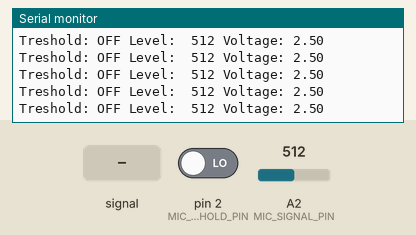
A sketch run on a simulated Arduino Uno, built with avr-gcc and run on an emulated ATmega328P. On the bench: the last lines printed to the serial monitor. The inputs (shaded band) are chosen by the test bench; at power-on: A2 (MIC_SIGNAL_PIN) = 512, pin 2 (MIC_THRESHOLD_PIN) LOW.

Above: at 1.2 s.
1.3 s: A2 (MIC_SIGNAL_PIN) fed a 200 Hz sine of ±460 counts around its level
At 2.0 s:
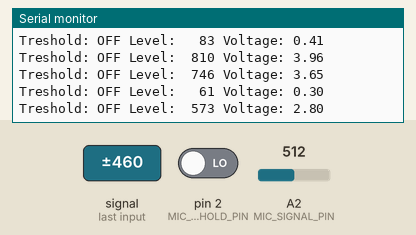
2.8 s: A2 (MIC_SIGNAL_PIN) set to 716
At 3.4 s:
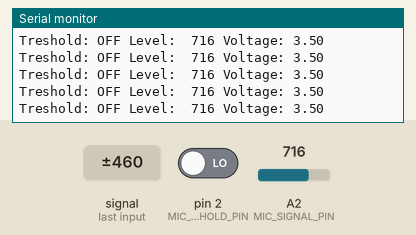
5.8 s: pin 2 (MIC_THRESHOLD_PIN) driven HIGH
At 6.7 s:
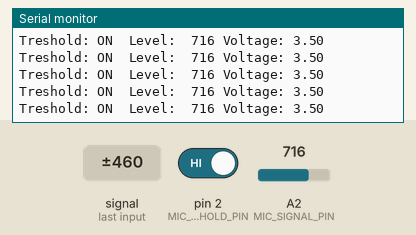
7.7 s: A2 (MIC_SIGNAL_PIN) fed a 2 Hz sine of ±306 counts around its level
At 8.3 s:
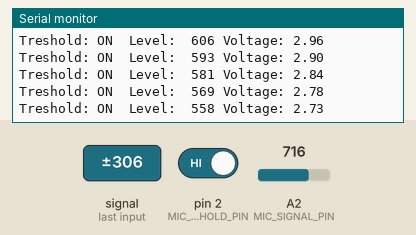
Timing chart, 0 to 8.7 s (numbered marks = the images above; inputs shaded):
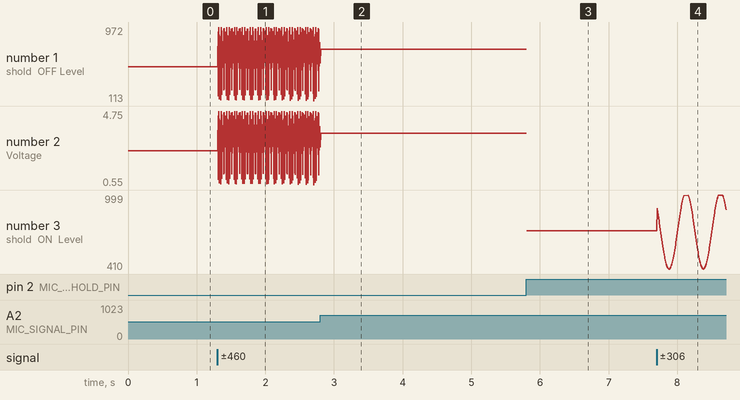

The sketch:

KY038Test.ino
```cpp
/**
 * Code snippet to read data from KY-037 / KY-038 sound sensor board
 * define ports for digital and analog input
 * Fambach.net
 */


// please adapt to your wiring
#define MIC_SIGNAL_PIN    A2
#define MIC_THRESHOLD_PIN 2

// factor to calculate voltage
const float VOLTAGE_FACTOR  = 5.0f / 1023.0f;


void setup(){

  // init serial port
  Serial.begin(115200);

  // init Pins
  pinMode(MIC_SIGNAL_PIN, INPUT);
  pinMode(MIC_THRESHOLD_PIN, INPUT);
  digitalWrite(MIC_SIGNAL_PIN, LOW);
  digitalWrite(MIC_THRESHOLD_PIN, LOW);
  //analogReference(DEFAULT);

}


void loop(){

  bool treshold = false;
  long  level = 0 ;
  String voltage = "";

  // get treshhold pin
  treshold = digitalRead(MIC_THRESHOLD_PIN);

  // get analog pin
  level = analogRead(MIC_SIGNAL_PIN);

  // calc. average and invert
  voltage = String (((float)level)* VOLTAGE_FACTOR);

  // doing output
  char buffer[255];
  sprintf (buffer,"Treshold: %s Level: %4d Voltage: ",treshold?"ON ":"OFF", level);
  Serial.print(buffer);
  Serial.print(voltage);
  Serial.println();

//  delay(100);
}
```

Measured:
- after the input at 1.3 s, the serial monitor: prints a new line at once (image 1)
- after the input at 5.8 s, the serial monitor: prints a new line at once (image 3)
- after the input at 7.7 s, the serial monitor: prints a new line at once (image 4)
- plotted number 1: 512 → 763 after the input at 1.3 s
- plotted number 2: 2.5 → 3.73 after the input at 1.3 s
- plotted number 3: 716 → 893 after the input at 7.7 s
